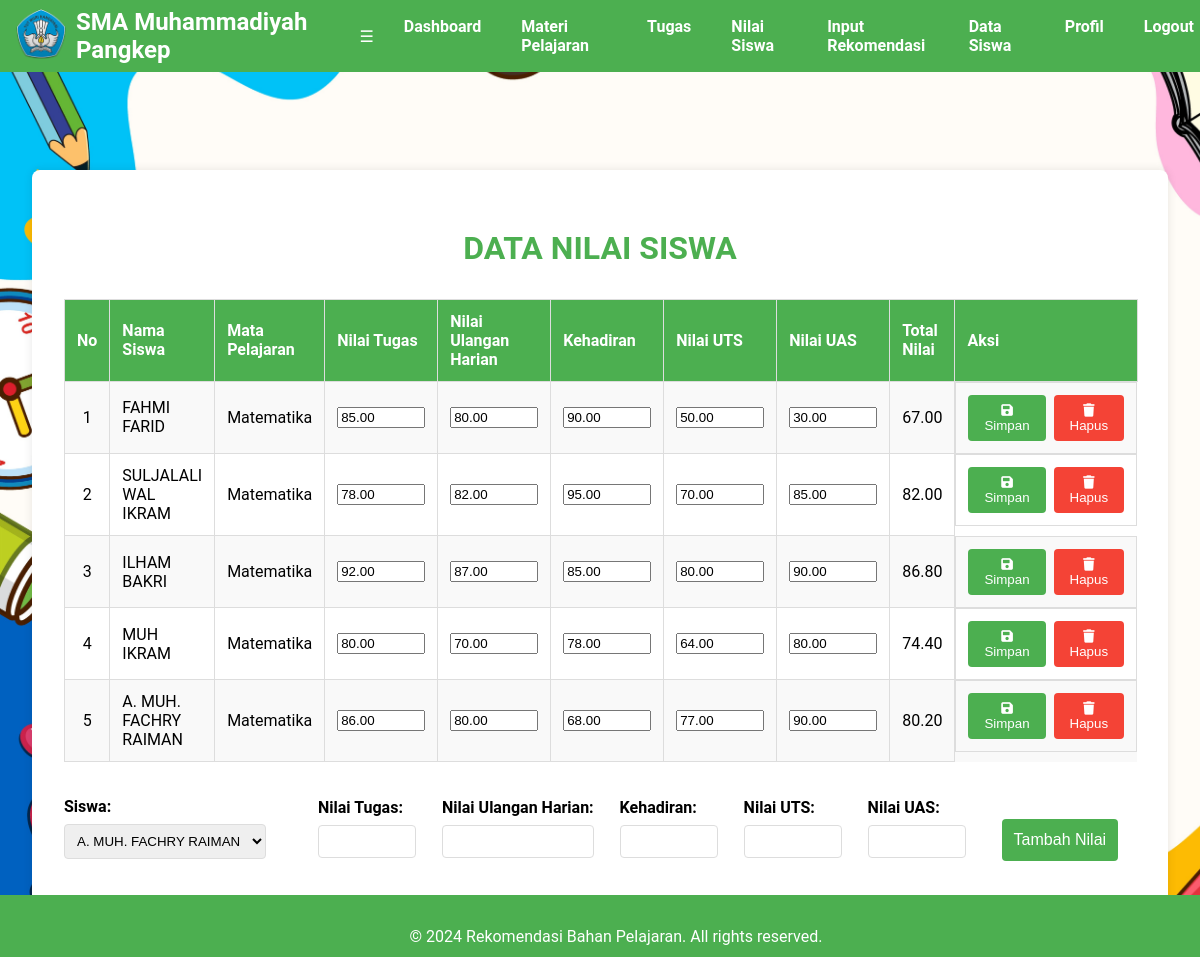
The page /Guru/grade-guru.php (signed in) on the database its author committed.
### tables this page shows
CREATE TABLE `grades` (
  `id` int NOT NULL,
  `student_id` int DEFAULT NULL,
  `subject_id` int DEFAULT NULL,
  `nilai_tugas` decimal(5,2) DEFAULT NULL,
  `nilai_ulangan_harian` decimal(5,2) DEFAULT NULL,
  `kehadiran` decimal(5,2) DEFAULT NULL,
  `nilai_uts` decimal(5,2) DEFAULT NULL,
  `nilai_uas` decimal(5,2) DEFAULT NULL,
  `grade` decimal(5,2) DEFAULT NULL
);

CREATE TABLE `students` (
  `id` int NOT NULL,
  `user_id` int DEFAULT NULL,
  `name` varchar(255) NOT NULL,
  `nis` int NOT NULL,
  `class` varchar(255) DEFAULT NULL,
  `alamat` varchar(25) NOT NULL,
  `no_hp` varchar(20) NOT NULL,
  `date_of_birth` date DEFAULT NULL,
  `jenis_kelamin` enum('laki-laki','perempuan') NOT NULL,
  `gaya_belajar` varchar(25) NOT NULL,
  `profile_photo` varchar(255) DEFAULT NULL
);

CREATE TABLE `subjects` (
  `id` int NOT NULL,
  `name` varchar(255) NOT NULL,
  `description` text,
  `teacher_id` int DEFAULT NULL
);

### Guru/grade-guru.php (the view, shortened to what this page needs)
<?php
require_once '../koneksi.php';
$user_id = $_SESSION['user_id'];
$sql = "SELECT id FROM teachers WHERE user_id = ?";
$stmt = $conn->prepare($sql);
$stmt->bind_param("i", $user_id);
$stmt->execute();
$result = $stmt->get_result();
$teacher = $result->fetch_assoc();
$teacher_id = $teacher['id'];
$sql = "
    SELECT g.id AS grade_id, s.name AS subject_name, st.name AS student_name,
           g.nilai_tugas, g.nilai_ulangan_harian, g.kehadiran, g.nilai_uts, g.nilai_uas, g.grade
    FROM grades g
    JOIN subjects s ON g.subject_id = s.id
    JOIN students st ON g.student_id = st.id
    WHERE s.teacher_id = ?
";
$stmt = $conn->prepare($sql);
$stmt->bind_param("i", $teacher_id);
$stmt->execute();
$result = $stmt->get_result();
$studentsSql = "SELECT id, name FROM students";
$studentsResult = $conn->query($studentsSql);
?>
<!DOCTYPE html>
<html lang="en">
    <link rel="stylesheet" href="https://cdnjs.cloudflare.com/ajax/libs/animate.css/4.1.1/animate.min.css">
    <link rel="stylesheet" href="https://cdnjs.cloudflare.com/ajax/libs/font-awesome/6.0.0-beta3/css/all.min.css">
<body>
<header class="animate__animated animate__fadeInDown">
    <div class="logo-container">
        <div class="logo">
            <img src="../gambar/logo.png" alt="Logo">
        </div>
        <div class="school-name">
            <p>SMA Muhammadiyah Pangkep</p>
        </div>
    </div>
    <div class="menu-toggle" onclick="toggleMenu()">☰</div>
    <nav>
        <ul id="nav-list">
            <li><a href="teacher-dashboard.php" onclick="toggleMenu()">Dashboard</a></li>
            <li><a href="subjects-guru.php" onclick="toggleMenu()">Materi Pelajaran</a></li>
            <li><a href="takes-guru.php" onclick="toggleMenu()">Tugas</a></li>
            <li><a href="grade-guru.php" onclick="toggleMenu()">Nilai Siswa</a></li>
            <li><a href="recommendations-guru.php" onclick="toggleMenu()">Input Rekomendasi</a></li>
            <li><a href="data-siswa.php" onclick="toggleMenu()">Data Siswa</a></li>
            <li><a href="guru-profile.php" onclick="toggleMenu()">Profil</a></li>
            <li><a href="#" onclick="confirmLogout()">Logout</a></li>
        </ul>
    </nav>
</header>
<main>
    <section class="profile">
        <h1>DATA NILAI SISWA</h1>
        <div class="table-container">
        <table id="grades-table">
            <thead>
                <tr>
                    <th class="no-column">No</th>
                    <th>Nama Siswa</th>
                    <th>Mata Pelajaran</th>
                    <th>Nilai Tugas</th>
                    <th>Nilai Ulangan Harian</th>
                    <th>Kehadiran</th>
                    <th>Nilai UTS</th>
                    <th>Nilai UAS</th>
                    <th>Total Nilai</th>
                    <th>Aksi</th>
                </tr>
            </thead>
            <tbody>
                <?php $no = 1; while ($row = $result->fetch_assoc()): ?>
                    <tr data-id="<?php echo htmlspecialchars($row['grade_id']); ?>">
                        <td class="no-column"><?php echo htmlspecialchars($no++); ?></td>
                        <td><?php echo htmlspecialchars($row['student_name']); ?></td>
                        <td><?php echo htmlspecialchars($row['subject_name']); ?></td>
                        <td><input type="number" class="homework-input" value="<?php echo htmlspecialchars($row['nilai_tugas'] ?? '', ENT_QUOTES, 'UTF-8'); ?>" step="0.01" min="0" max="100"></td>
                        <td><input type="number" class="daily-quiz-input" value="<?php echo htmlspecialchars($row['nilai_ulangan_harian'] ?? '', ENT_QUOTES, 'UTF-8'); ?>" step="0.01" min="0" max="100"></td>
                        <td><input type="number" class="attendance-input" value="<?php echo htmlspecialchars($row['kehadiran'] ?? '', ENT_QUOTES, 'UTF-8'); ?>" step="0.01" min="0" max="100"></td>
                        <td><input type="number" class="uts-input" value="<?php echo htmlspecialchars($row['nilai_uts'] ?? '', ENT_QUOTES, 'UTF-8'); ?>" step="0.01" min="0" max="100"></td>
                        <td><input type="number" class="uas-input" value="<?php echo htmlspecialchars($row['nilai_uas'] ?? '', ENT_QUOTES, 'UTF-8'); ?>" step="0.01" min="0" max="100"></td>
                        <td><?php echo htmlspecialchars($row['grade'] ?? ''); ?></td>
                        <td class="action-buttons">
                            <button class="save-btn"><i class="fas fa-save"></i> Simpan</button>
                            <button class="delete-btn"><i class="fas fa-trash"></i> Hapus</button>
                        </td>
                    </tr>
                <?php endwhile; ?>
            </tbody>
        </table>
        </div>
        <div class="form-container">
            <form id="add-grade-form">
                <div>
                    <label for="student">Siswa:</label>
                    <select id="student" name="student_id" required>
                        <?php while ($student = $studentsResult->fetch_assoc()): ?>
                            <option value="<?php echo htmlspecialchars($student['id']); ?>"><?php echo htmlspecialchars($student['name']); ?></option>
                        <?php endwhile; ?>
                    </select>
                </div>
                <div>
                    <label for="homework_grade">Nilai Tugas:</label>
                    <input type="number" id="homework_grade" name="nilai_tugas" step="0.01" min="0" max="100" required>
                </div>
                <div>
                    <label for="daily_quiz_grade">Nilai Ulangan Harian:</label>
                    <input type="number" id="daily_quiz_grade" name="nilai_ulangan_harian" step="0.01" min="0" max="100" required>
                </div>
                <div>
                    <label for="attendance">Kehadiran:</label>
                    <input type="number" id="attendance" name="kehadiran" step="0.01" min="0" max="100" required>
                </div>
                <div>
                    <label for="uts_grade">Nilai UTS:</label>
                    <input type="number" id="uts_grade" name="nilai_uts" step="0.01" min="0" max="100" required>
                </div>
                <div>
                    <label for="uas_grade">Nilai UAS:</label>
                    <input type="number" id="uas_grade" name="nilai_uas" step="0.01" min="0" max="100" required>
                </div>
                <button type="submit">Tambah Nilai</button>
            </form>
        </div>
    </section>
</main>
<footer>
    <p>&copy; 2024 Rekomendasi Bahan Pelajaran. All rights reserved.</p>
</footer>
</body>
</html>

### Guru/grade-guru.php (style rules this page uses)
body { font-family: 'Roboto', sans-serif; background-image: url(../gambar/cekolah.jpg); background-size: cover; margin: 0; padding: 0; box-sizing: border-box; background-color: #f0f0f0; }
header { background-color: #4CAF50; color: white; padding: 1rem; display: flex; justify-content: space-between; align-items: center; height: 40px; position: fixed; width: 99%; z-index: 1000; }
.logo-container { display: flex; align-items: center; }
.logo img { width: 50px; margin-right: 10px; }
.school-name p { margin: 0; font-size: 1.5rem; font-weight: bold; }
nav ul { list-style: none; margin: 0; padding: 0; display: flex; justify-content: flex-end; }
nav ul li { margin-left: 20px; }
nav ul li a { color: white; text-decoration: none; font-weight: bold; padding: 10px; display: block; transition: background-color 0.3s ease; }
main { padding: 2rem; padding-top: 170px; width: 100%; height: 100vh; box-sizing: border-box; overflow: auto; }
.profile { max-width: 1200px; margin: 0 auto; background-color: white; padding: 2rem; border-radius: 8px; box-shadow: 0 0 10px rgba(0, 0, 0, 0.1); animation: fadeIn 1s ease-in-out; }
.profile h1 { text-align: center; margin-bottom: 2rem; font-size: 2rem; color: #4CAF50; }
.form-container { margin-bottom: 2rem; }
.form-container form { display: flex; flex-direction: row; gap: 1rem; align-items: center; }
.form-container div { display: flex; flex-direction: column; margin-right: 10px; }
.form-container label { font-weight: bold; margin-bottom: 0.5rem; }
.form-container input, .form-container select { padding: 0.5rem; border: 1px solid #ddd; border-radius: 4px; }
.form-container button { padding: 0.75rem; margin-top: 25px; border: none; border-radius: 4px; background-color: #4CAF50; color: white; font-size: 1rem; cursor: pointer; transition: background-color 0.3s ease; align-self: flex-start; margin-left: 10px; }
table { width: 100%; border-collapse: collapse; margin-bottom: 2rem; }
table th, table td { border: 1px solid #ddd; padding: 12px; text-align: left; }
table th { background-color: #4CAF50; color: white; }
table tbody tr:nth-child(odd) { background-color: #f9f9f9; }
table tbody tr td:first-child { text-align: center; }
.action-buttons { display: flex; gap: 0.5rem; }
.action-buttons button { border: none; border-radius: 4px; padding: 0.5rem 1rem; color: white; cursor: pointer; transition: background-color 0.3s ease; }
.action-buttons .save-btn { background-color: #4CAF50; }
.action-buttons .delete-btn { background-color: #f44336; }
footer { background-color: #4CAF50; color: white; text-align: center; padding: 1rem; width: 100%; position: fixed; bottom: 0; height: 30px; margin-top: 20px; }

### rows shown on the page
grades: student.name "FAHMI FARID", subject.name "Matematika", nilai_tugas "85.00", nilai_ulangan_harian "80.00", kehadiran "90.00", nilai_uts "50.00", nilai_uas "30.00", grade "67.00"
grades: student.name "SULJALALI WAL IKRAM", subject.name "Matematika", nilai_tugas "78.00", nilai_ulangan_harian "82.00", kehadiran "95.00", nilai_uts "70.00", nilai_uas "85.00", grade "82.00"
grades: student.name "ILHAM BAKRI", subject.name "Matematika", nilai_tugas "92.00", nilai_ulangan_harian "87.00", kehadiran "85.00", nilai_uts "80.00", nilai_uas "90.00", grade "86.80"
grades: student.name "MUH IKRAM", subject.name "Matematika", nilai_tugas "80.00", nilai_ulangan_harian "70.00", kehadiran "78.00", nilai_uts "64.00", nilai_uas "80.00", grade "74.40"
grades: student.name "A. MUH. FACHRY RAIMAN", subject.name "Matematika", nilai_tugas "86.00", nilai_ulangan_harian "80.00", kehadiran "68.00", nilai_uts "77.00", nilai_uas "90.00", grade "80.20"

### other values the page prints
form field student_id "A. MUH. FACHRY RAIMAN"
